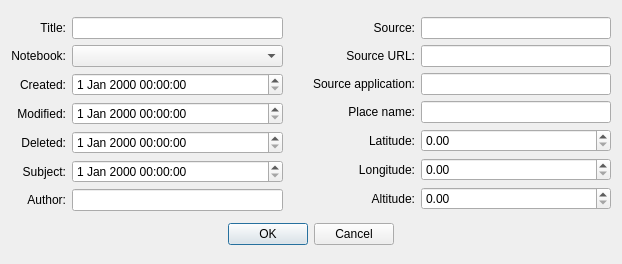
<?xml version="1.0" encoding="UTF-8"?>
<ui version="4.0">
 <class>EditNoteDialog</class>
 <widget class="QDialog" name="EditNoteDialog">
  <property name="geometry">
   <rect>
    <x>0</x>
    <y>0</y>
    <width>622</width>
    <height>264</height>
   </rect>
  </property>
  <property name="windowTitle">
   <string>Dialog</string>
  </property>
  <layout class="QGridLayout" name="gridLayout">
   <item row="0" column="0">
    <layout class="QGridLayout" name="leftGridLayout">
     <property name="rightMargin">
      <number>3</number>
     </property>
     <item row="0" column="0">
      <widget class="QLabel" name="titleLabel">
       <property name="text">
        <string>Title:</string>
       </property>
       <property name="alignment">
        <set>Qt::AlignRight|Qt::AlignTrailing|Qt::AlignVCenter</set>
       </property>
      </widget>
     </item>
     <item row="0" column="1">
      <widget class="QLineEdit" name="titleLineEdit">
       <property name="minimumSize">
        <size>
         <width>190</width>
         <height>0</height>
        </size>
       </property>
      </widget>
     </item>
     <item row="1" column="0">
      <widget class="QLabel" name="notebookLabel">
       <property name="text">
        <string>Notebook:</string>
       </property>
       <property name="alignment">
        <set>Qt::AlignRight|Qt::AlignTrailing|Qt::AlignVCenter</set>
       </property>
      </widget>
     </item>
     <item row="1" column="1">
      <widget class="QComboBox" name="notebookComboBox">
       <property name="minimumSize">
        <size>
         <width>190</width>
         <height>0</height>
        </size>
       </property>
      </widget>
     </item>
     <item row="2" column="0">
      <widget class="QLabel" name="creationDateTimeLabel">
       <property name="text">
        <string>Created:</string>
       </property>
       <property name="alignment">
        <set>Qt::AlignRight|Qt::AlignTrailing|Qt::AlignVCenter</set>
       </property>
      </widget>
     </item>
     <item row="2" column="1">
      <widget class="QDateTimeEdit" name="creationDateTimeEdit">
       <property name="minimumSize">
        <size>
         <width>190</width>
         <height>0</height>
        </size>
       </property>
      </widget>
     </item>
     <item row="3" column="0">
      <widget class="QLabel" name="modificationDateTimeLabel">
       <property name="text">
        <string>Modified:</string>
       </property>
       <property name="alignment">
        <set>Qt::AlignRight|Qt::AlignTrailing|Qt::AlignVCenter</set>
       </property>
      </widget>
     </item>
     <item row="3" column="1">
      <widget class="QDateTimeEdit" name="modificationDateTimeEdit">
       <property name="minimumSize">
        <size>
         <width>190</width>
         <height>0</height>
        </size>
       </property>
      </widget>
     </item>
     <item row="4" column="0">
      <widget class="QLabel" name="deletionDateTimeLabel">
       <property name="text">
        <string>Deleted:</string>
       </property>
       <property name="alignment">
        <set>Qt::AlignRight|Qt::AlignTrailing|Qt::AlignVCenter</set>
       </property>
      </widget>
     </item>
     <item row="4" column="1">
      <widget class="QDateTimeEdit" name="deletionDateTimeEdit">
       <property name="minimumSize">
        <size>
         <width>190</width>
         <height>0</height>
        </size>
       </property>
      </widget>
     </item>
     <item row="5" column="0">
      <widget class="QLabel" name="subjectDateTimeLabel">
       <property name="text">
        <string>Subject:</string>
       </property>
       <property name="alignment">
        <set>Qt::AlignRight|Qt::AlignTrailing|Qt::AlignVCenter</set>
       </property>
      </widget>
     </item>
     <item row="5" column="1">
      <widget class="QDateTimeEdit" name="subjectDateTimeEdit">
       <property name="minimumSize">
        <size>
         <width>190</width>
         <height>0</height>
        </size>
       </property>
      </widget>
     </item>
     <item row="6" column="0">
      <widget class="QLabel" name="authorLabel">
       <property name="text">
        <string>Author:</string>
       </property>
       <property name="alignment">
        <set>Qt::AlignRight|Qt::AlignTrailing|Qt::AlignVCenter</set>
       </property>
      </widget>
     </item>
     <item row="6" column="1">
      <widget class="QLineEdit" name="authorLineEdit">
       <property name="minimumSize">
        <size>
         <width>190</width>
         <height>0</height>
        </size>
       </property>
      </widget>
     </item>
    </layout>
   </item>
   <item row="0" column="1">
    <layout class="QGridLayout" name="rightGridLayout">
     <property name="leftMargin">
      <number>3</number>
     </property>
     <item row="0" column="0">
      <widget class="QLabel" name="sourceLabel">
       <property name="text">
        <string>Source:</string>
       </property>
       <property name="alignment">
        <set>Qt::AlignRight|Qt::AlignTrailing|Qt::AlignVCenter</set>
       </property>
      </widget>
     </item>
     <item row="0" column="1">
      <widget class="QLineEdit" name="sourceLineEdit">
       <property name="minimumSize">
        <size>
         <width>190</width>
         <height>0</height>
        </size>
       </property>
      </widget>
     </item>
     <item row="1" column="0">
      <widget class="QLabel" name="sourceURLLabel">
       <property name="text">
        <string>Source URL:</string>
       </property>
       <property name="alignment">
        <set>Qt::AlignRight|Qt::AlignTrailing|Qt::AlignVCenter</set>
       </property>
      </widget>
     </item>
     <item row="1" column="1">
      <widget class="QLineEdit" name="sourceURLLineEdit">
       <property name="minimumSize">
        <size>
         <width>190</width>
         <height>0</height>
        </size>
       </property>
      </widget>
     </item>
     <item row="2" column="0">
      <widget class="QLabel" name="sourceApplicationLabel">
       <property name="minimumSize">
        <size>
         <width>120</width>
         <height>0</height>
        </size>
       </property>
       <property name="text">
        <string>Source application:</string>
       </property>
       <property name="alignment">
        <set>Qt::AlignRight|Qt::AlignTrailing|Qt::AlignVCenter</set>
       </property>
      </widget>
     </item>
     <item row="2" column="1">
      <widget class="QLineEdit" name="sourceApplicationLineEdit">
       <property name="minimumSize">
        <size>
         <width>190</width>
         <height>0</height>
        </size>
       </property>
      </widget>
     </item>
     <item row="3" column="0">
      <widget class="QLabel" name="placeNameLabel">
       <property name="text">
        <string>Place name:</string>
       </property>
       <property name="alignment">
        <set>Qt::AlignRight|Qt::AlignTrailing|Qt::AlignVCenter</set>
       </property>
      </widget>
     </item>
     <item row="3" column="1">
      <widget class="QLineEdit" name="placeNameLineEdit">
       <property name="minimumSize">
        <size>
         <width>190</width>
         <height>0</height>
        </size>
       </property>
      </widget>
     </item>
     <item row="4" column="0">
      <widget class="QLabel" name="latitudeLabel">
       <property name="text">
        <string>Latitude:</string>
       </property>
       <property name="alignment">
        <set>Qt::AlignRight|Qt::AlignTrailing|Qt::AlignVCenter</set>
       </property>
      </widget>
     </item>
     <item row="4" column="1">
      <widget class="QDoubleSpinBox" name="latitudeSpinBox">
       <property name="minimumSize">
        <size>
         <width>190</width>
         <height>0</height>
        </size>
       </property>
      </widget>
     </item>
     <item row="5" column="0">
      <widget class="QLabel" name="longitudeLabel">
       <property name="text">
        <string>Longitude:</string>
       </property>
       <property name="alignment">
        <set>Qt::AlignRight|Qt::AlignTrailing|Qt::AlignVCenter</set>
       </property>
      </widget>
     </item>
     <item row="5" column="1">
      <widget class="QDoubleSpinBox" name="longitudeSpinBox">
       <property name="minimumSize">
        <size>
         <width>190</width>
         <height>0</height>
        </size>
       </property>
      </widget>
     </item>
     <item row="6" column="0">
      <widget class="QLabel" name="altitudeLabel">
       <property name="text">
        <string>Altitude:</string>
       </property>
       <property name="alignment">
        <set>Qt::AlignRight|Qt::AlignTrailing|Qt::AlignVCenter</set>
       </property>
      </widget>
     </item>
     <item row="6" column="1">
      <widget class="QDoubleSpinBox" name="altitudeSpinBox">
       <property name="minimumSize">
        <size>
         <width>190</width>
         <height>0</height>
        </size>
       </property>
      </widget>
     </item>
    </layout>
   </item>
   <item row="1" column="0" colspan="2">
    <widget class="QDialogButtonBox" name="buttonBox">
     <property name="orientation">
      <enum>Qt::Horizontal</enum>
     </property>
     <property name="standardButtons">
      <set>QDialogButtonBox::Cancel|QDialogButtonBox::Ok</set>
     </property>
     <property name="centerButtons">
      <bool>true</bool>
     </property>
    </widget>
   </item>
  </layout>
 </widget>
 <resources/>
 <connections>
  <connection>
   <sender>buttonBox</sender>
   <signal>accepted()</signal>
   <receiver>EditNoteDialog</receiver>
   <slot>accept()</slot>
   <hints>
    <hint type="sourcelabel">
     <x>248</x>
     <y>254</y>
    </hint>
    <hint type="destinationlabel">
     <x>157</x>
     <y>274</y>
    </hint>
   </hints>
  </connection>
  <connection>
   <sender>buttonBox</sender>
   <signal>rejected()</signal>
   <receiver>EditNoteDialog</receiver>
   <slot>reject()</slot>
   <hints>
    <hint type="sourcelabel">
     <x>316</x>
     <y>260</y>
    </hint>
    <hint type="destinationlabel">
     <x>286</x>
     <y>274</y>
    </hint>
   </hints>
  </connection>
 </connections>
</ui>
